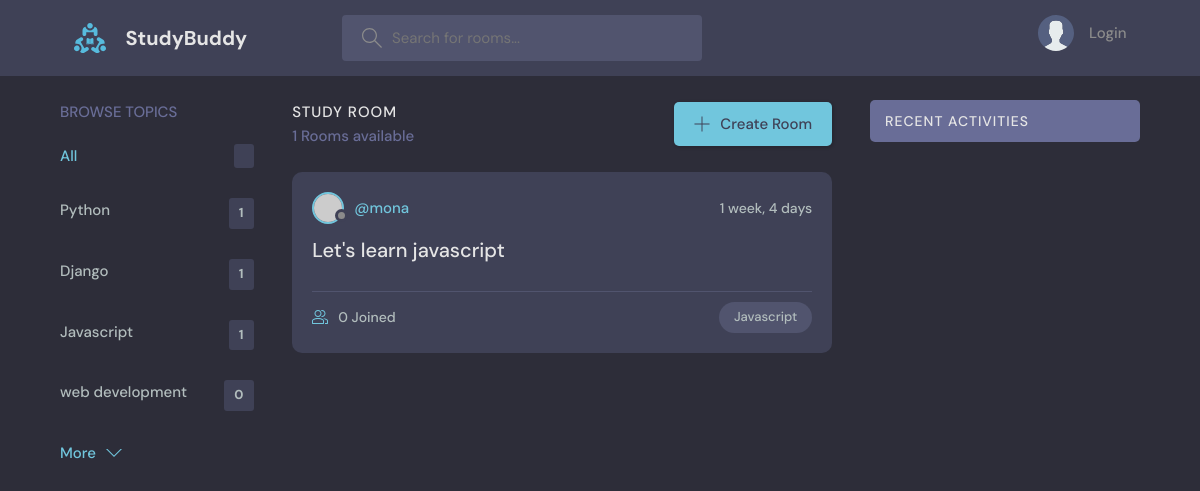
Before: /?q=Javascript with the older database file.
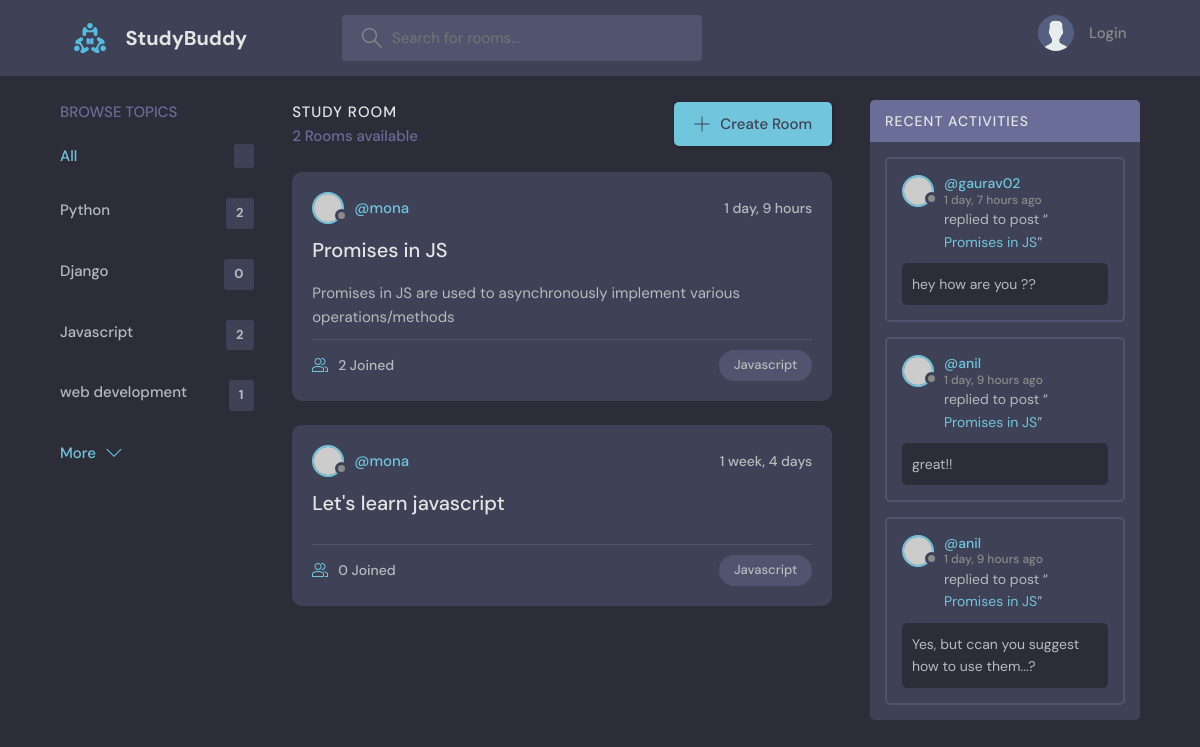
After: the same page with the newer database file.
### projects/models.py (models this page shows, shortened)
class Topic(models.Model):
    name = models.CharField(max_length=200)

class Room(models.Model):
    host = models.ForeignKey(User, on_delete=models.SET_NULL, null=True)
    topic = models.ForeignKey(Topic, on_delete=models.SET_NULL, null=True)
    name = models.CharField(max_length=200)
    description = models.TextField(null=True, blank=True)
    participants = models.ManyToManyField(
        User, related_name='participants', blank=True)
    updated = models.DateTimeField(auto_now=True)
    created = models.DateTimeField(auto_now_add=True)
    class Meta:
        ordering = ['-updated', '-created']
    def __str__(self):
        return self.name

class Message(models.Model):
    user = models.ForeignKey(User, on_delete=models.CASCADE)
    room = models.ForeignKey(Room, on_delete=models.CASCADE)
    body = models.TextField()
    updated = models.DateTimeField(auto_now=True)
    created = models.DateTimeField(auto_now_add=True)
    def __str__(self):
        return self.body[0:50]

### projects/views.py (the view)
# urls.py: path('', views.home, name="home"),
def home(request):
    if request.GET.get('q'):
        q = request.GET.get('q')
    else:
        q = ''
    rooms = Room.objects.filter(
        Q(topic__name__icontains=q) |
        Q(name__icontains=q) |
        Q(description__icontains=q)
    )
    room_count = rooms.count()
    room_messages = Message.objects.filter(
        Q(room__topic__name__icontains=q)).order_by('-created')
    topics = Topic.objects.all()
    context = {'rooms': rooms, 'topics': topics,
               'room_count': room_count, 'room_messages': room_messages}
    return render(request, 'projects/home.html', context)

### projects/templates/projects/home.html (shortened to what this page needs)
{% extends 'main.html' %}
{% block content %}
<main class="layout layout--3">
    <div class="container">
        {% include 'projects/topic_components.html' %}
        <div class="roomList">
            <div class="roomList__header">
                <div>
                    <h2>Study Room</h2>
                    <p>{{room_count}} Rooms available</p>
                </div>
                <a class="btn btn--main" href="{%url 'create-room' %}">
                    <svg version="1.1" xmlns="http://www.w3.org/2000/svg" width="32" height="32" viewBox="0 0 32 32">
                        <title>add</title>
                        <path
                            d="M16.943 0.943h-1.885v14.115h-14.115v1.885h14.115v14.115h1.885v-14.115h14.115v-1.885h-14.115v-14.115z">
                        </path>
                    </svg>
                    Create Room
                </a>
            </div>
            {% include 'projects/feed_component.html' %}
        </div>
        {% include 'projects/activity_component.html' %}
    </div>
</main>
{% endblock %}

### projects/templates/projects/topic_components.html
<div class="topics">
    <div class="topics__header">
        <h2>Browse Topics</h2>
    </div>
    <ul class="topics__list">
        <li>
            <a href="{% url 'home' %}" class="active">All <span>{{topic.count}}</span></a>
        </li>
        {% for topic in topics %}
        <li>
            <a href="{% url 'home'%}?q={{topic.name}}">{{topic.name}}<span>{{topic.room_set.all.count}}</span></a>
        </li>
        {% endfor %}
    </ul>
    <a class="btn btn--link" href="topics.html">
        More
        <svg version="1.1" xmlns="http://www.w3.org/2000/svg" width="32" height="32" viewBox="0 0 32 32">
            <title>chevron-down</title>
            <path d="M16 21l-13-13h-3l16 16 16-16h-3l-13 13z"></path>
        </svg>
    </a>
</div>

### projects/templates/projects/feed_component.html (shortened to what this page needs)
{% for room in rooms %}
<div class="roomListRoom">
    <div class="roomListRoom__header">
        <a href="{% url 'user-profile' room.host.id %}" class="roomListRoom__author">
            <div class="avatar avatar--small">
                <img src="https://randomuser.me/api/portraits/women/11.jpg" />
            </div>
            <span>@{{room.host.username}}</span>
        </a>
        <div class="roomListRoom__actions">
            <span>{{room.created|timesince}}</span>
        </div>
    </div>
    <div class="roomListRoom__content">
        <a href="{% url 'room' room.id %}">{{room.name}}</a>
        <p>{{room.description}}</p>
    </div>
    <div class="roomListRoom__meta">
        <a href="{% url 'room' room.id %}" class="roomListRoom__joined">
            {{room.participants.all.count}} Joined
        </a>
        <p class="roomListRoom__topic">{{room.topic.name}}</p>
    </div>
</div>
{% endfor %}

### projects/templates/projects/activity_component.html
<div class="activities">
    <div class="activities__header">
        <h2>Recent Activities</h2>
    </div>
    {% for message in room_messages %}
    <div class="activities__box">
        <div class="activities__boxHeader roomListRoom__header">
            <a href="{% url 'user-profile' message.user.id %}" class="roomListRoom__author">
                <div class="avatar avatar--small">
                    <img src="https://randomuser.me/api/portraits/women/11.jpg" />
                </div>
                <p>
                    @{{message.user}}
                    <span>{{message.created|timesince}} ago</span>
                </p>
            </a>
        </div>
        <div class="activities__boxContent">
            <p>replied to post “<a href="{% url 'room' message.room.id %}">{{message.room}}</a>”</p>
            <div class="activities__boxRoomContent">
                {{message}}
            </div>
        </div>
    </div>
    {% endfor %}
</div>

Changed rows visible on the page:
computed for Topic "Python": room_set.all.count "1" → "2"
computed for Topic "Django": room_set.all.count "1" → "0"
computed for Topic "Javascript": room_set.all.count "1" → "2"
computed for Topic "web development": room_set.all.count "0" → "1"
added Room: host.username "mona", created "1 day, 9 hours", name "Promises in JS", description "Promises in JS are used to asynchronously implement various operations/methods", participants.all.count "2", topic.name "Javascript"
added Message: user "gaurav02", created "1 day, 7 hours", room "Promises in JS", body "hey how are you ??"
added Message: user "anil", created "1 day, 9 hours", room "Promises in JS", body "great!!"
added Message: user "anil", created "1 day, 9 hours", room "Promises in JS", body "Yes, but ccan you suggest how to use them...?"
Other visible differences:
{{ room_count }}: "1" → "2"
